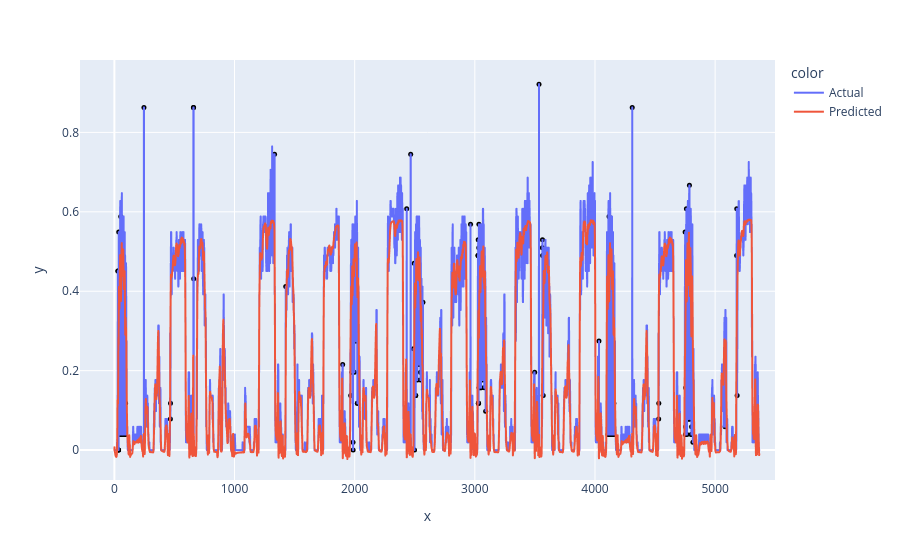

Notebook code cell kept with this figure:
### Code cell
display_prediction(X_train, predicted_load_train, 4, mean, std, 2)

### Figure 1 — Plotly figure (JSON) as saved in the notebook; plotly's stock layout.template omitted (floating-point values rounded to 4 significant figures; data arrays with more than 128 entries replaced by an {"elided": "..."} marker saying what was removed)
{"data": [{"hovertemplate": "color=Actual<br>x=%{x}<br>y=%{y}<extra></extra>", "legendgroup": "Actual", "line": {"color": "#636efa", "dash": "solid"}, "marker": {"symbol": "circle"}, "mode": "lines", "name": "Actual", "showlegend": true, "type": "scattergl", "x": {"elided": "5369 int values"}, "xaxis": "x", "y": {"elided": "5369 float values"}, "yaxis": "y"}, {"hovertemplate": "color=Predicted<br>x=%{x}<br>y=%{y}<extra></extra>", "legendgroup": "Predicted", "line": {"color": "#EF553B", "dash": "solid"}, "marker": {"symbol": "circle"}, "mode": "lines", "name": "Predicted", "showlegend": true, "type": "scattergl", "x": {"elided": "5369 int values"}, "xaxis": "x", "y": {"elided": "5369 float values"}, "yaxis": "y"}, {"hovertemplate": "x=%{x}<br>y=%{y}<extra></extra>", "legendgroup": "", "marker": {"color": "black", "size": 5, "symbol": "circle"}, "mode": "markers", "name": "", "orientation": "v", "showlegend": false, "type": "scatter", "x": [29, 30, 33, 34, 35, 36, 44, 53, 56, 68, 69, 79, 80, 91, 92, 93, 246, 466, 467, 655, 656, 658, 659, 660, 1333, 1426, 1900, 1967, 1978, 1979, 1986, 1987, 1997, 2010, 2011, 2022, 2023, 2433, 2466, 2489, 2495, 2498, 2507, 2508, 2521, 2534, 2535, 2547, 2548, 2568, 2964, 3026, 3027, 3028, 3029, 3030, 3031, 3033, 3034, 3036, 3037, 3050, 3051, 3065, 3066, 3078, 3079, 3090, 3498, 3534, 3562, 3563, 3564, 3569, 4033, 4108, 4117, 4120, 4132, 4133, 4143, 4144, 4155, 4156, 4157, 4310, 4530, 4531, 4750, 4753, 4754, 4755, 4761, 4765, 4766, 4767, 4777, 4778, 4779, 4786, 4790, 4791, 4792, 4802, 4803, 4804, 4815, 5083, 5179, 5180, 5183], "xaxis": "x", "y": [0.451, 0.451, 0, 0, 0, 0.549, 0.03922, 0.5882, 0.03922, 0.03922, 0.1176, 0.1569, 0.03922, 0.03922, 0.03922, 0.1176, 0.8627, 0.07843, 0.1176, 0, 0, 0.8627, 0.8627, 0.4314, 0.7451, 0.4118, 0.2157, 0.1373, 0.1961, 0.1961, 0.01961, 0, 0.1961, 0.2745, 0.2745, 0.1176, 0.1176, 0.6078, 0.7451, 0.2549, 0.4706, 0, 0.1373, 0.1373, 0.1765, 0.2157, 0.2157, 0.1961, 0.1765, 0.3725, 0.5686, 0.4902, 0.4902, 0.5294, 0.1176, 0.1176, 0.1176, 0.5098, 0.5686, 0.1569, 0.1569, 0.1569, 0.1569, 0.1765, 0.2549, 0.1569, 0.1961, 0.09804, 0.1961, 0.9216, 0.5098, 0.5294, 0.4902, 0.1373, 0.2745, 0.03922, 0.5882, 0.03922, 0.03922, 0.1176, 0.1569, 0.03922, 0.03922, 0.03922, 0.1176, 0.8627, 0.07843, 0.1176, 0.549, 0.03922, 0.05882, 0.1569, 0.6078, 0.03922, 0.07843, 0.2157, 0.07843, 0.07843, 0.2353, 0.6667, 0.07843, 0.07843, 0.2353, 0.03922, 0.03922, 0.05882, 0.01961, 0.05882, 0.4902, 0.6078, 0.1373], "yaxis": "y"}], "layout": {"legend": {"title": {"text": "color"}, "tracegroupgap": 0}, "margin": {"t": 60}, "xaxis": {"anchor": "y", "domain": [0, 1], "title": {"text": "x"}}, "yaxis": {"anchor": "x", "domain": [0, 1], "title": {"text": "y"}}}}
